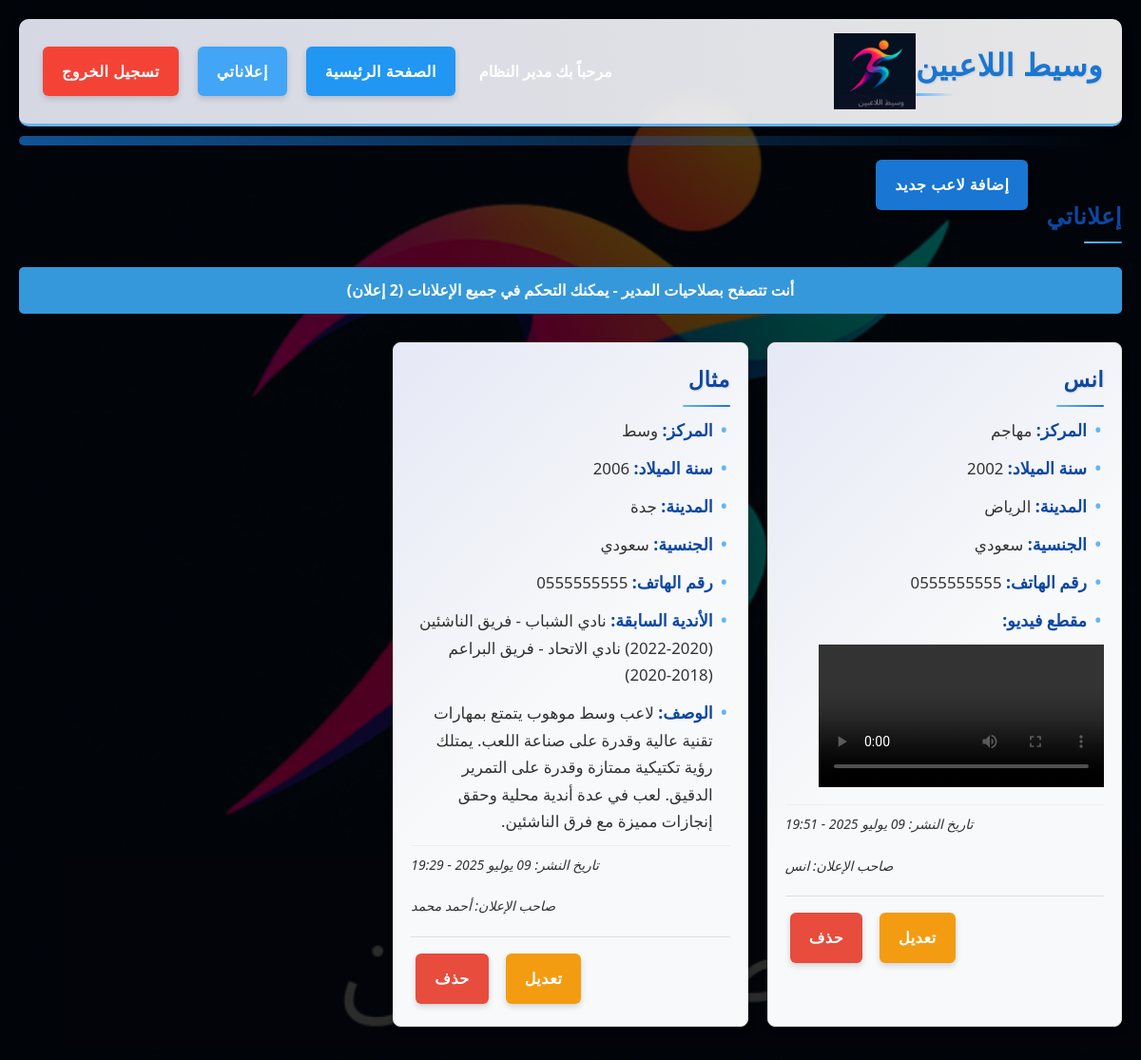
/my-ads/ (signed in), run on the app's committed database.
### authentication/models.py (models this page shows, shortened)
class CustomUser(AbstractUser):
    phone = models.CharField(
        max_length=15,
        unique=True,
        verbose_name="رقم الهاتف",
        help_text="رقم الهاتف يجب أن يكون فريداً"
    )
    birth_year = models.IntegerField(
        null=True,
        blank=True,
        verbose_name="سنة الميلاد"
    )
    city = models.CharField(
        max_length=100,
        blank=True,
        verbose_name="المدينة"
    )
    is_admin = models.BooleanField(
        default=False,
        verbose_name="مدير النظام"
    )
    created_at = models.DateTimeField(
        auto_now_add=True,
        verbose_name="تاريخ الإنشاء"
    )
    updated_at = models.DateTimeField(
        auto_now=True,
        verbose_name="تاريخ التحديث"
    )
    USERNAME_FIELD = 'phone'
    REQUIRED_FIELDS = ['username', 'first_name']
    class Meta:
        verbose_name = "مستخدم"
        verbose_name_plural = "المستخدمون"
    def get_full_name(self):
        return f"{self.first_name} {self.last_name}".strip() or self.phone

### players/models.py (models this page shows, shortened)
class Player(models.Model):
    POSITION_CHOICES = [
        ('حارس مرمى', 'حارس مرمى'),
        ('مدافع', 'مدافع'),
        ('وسط', 'وسط'),
        ('مهاجم', 'مهاجم'),
    ]
    NATIONALITY_CHOICES = [
        ('سعودي', 'سعودي'),
        ('أجنبي', 'أجنبي'),
        ('مواليد السعودية', 'مواليد السعودية'),
    ]
    CITY_CHOICES = [
        ('الرياض', 'الرياض'),
        ('جدة', 'جدة'),
        ('مكة المكرمة', 'مكة المكرمة'),
        ('المدينة المنورة', 'المدينة المنورة'),
        ('الدمام', 'الدمام'),
        ('الخبر', 'الخبر'),
        ('الظهران', 'الظهران'),
        ('الأحساء', 'الأحساء'),
        ('الطائف', 'الطائف'),
        ('جازان', 'جازان'),
        ('بريدة', 'بريدة'),
        ('تبوك', 'تبوك'),
        ('القطيف', 'القطيف'),
        ('خميس مشيط', 'خميس مشيط'),
        ('حفر الباطن', 'حفر الباطن'),
        ('الجبيل', 'الجبيل'),
        ('الخرج', 'الخرج'),
        ('أبها', 'أبها'),
        ('حائل', 'حائل'),
        ('نجران', 'نجران'),
        ('ينبع', 'ينبع'),
        ('صبيا', 'صبيا'),
        ('الباحة', 'الباحة'),
        ('سكاكا', 'سكاكا'),
        ('عرعر', 'عرعر'),
        ('عنيزة', 'عنيزة'),
        ('القريات', 'القريات'),
        ('أخرى', 'أخرى'),
    ]
    user = models.ForeignKey(
        settings.AUTH_USER_MODEL,
        on_delete=models.CASCADE,
        related_name='players',
        verbose_name="المستخدم"
    )
    name = models.CharField(
        max_length=100,
        verbose_name="اسم اللاعب"
    )
    image = models.ImageField(
        upload_to='player_images/',
        blank=True,
        null=True,
        verbose_name="صورة اللاعب"
    )
    position = models.CharField(
        max_length=20,
        choices=POSITION_CHOICES,
        verbose_name="المركز"
    )
    birth_year = models.IntegerField(
        validators=[MinValueValidator(1995), MaxValueValidator(2014)],
        verbose_name="سنة الميلاد"
    )
    height = models.IntegerField(
        validators=[MinValueValidator(100), MaxValueValidator(250)],
        verbose_name="الطول (سم)",
        null=True,
        blank=True
    )
    weight = models.IntegerField(
        validators=[MinValueValidator(30), MaxValueValidator(150)],
        verbose_name="الوزن (كجم)",
        null=True,
        blank=True
    )
    city = models.CharField(
        max_length=50,
        choices=CITY_CHOICES,
        verbose_name="المدينة"
    )
    nationality = models.CharField(
        max_length=20,
        choices=NATIONALITY_CHOICES,
        verbose_name="الجنسية"
    )
    phone = models.CharField(
        max_length=15,
        verbose_name="رقم الهاتف"
    )
    previous_clubs = models.TextField(
        blank=True,
        verbose_name="المسيرة الاحترافية",
        help_text="اكتب تفاصيل المسيرة الاحترافية للاعب"
    )
    description = models.TextField(
        blank=True,
        verbose_name="المهارات"
    )
    video = models.FileField(
        upload_to='player_videos/',
        blank=True,
        null=True,
        verbose_name="مقطع فيديو"
    )
    created_at = models.DateTimeField(
        auto_now_add=True,
        verbose_name="تاريخ الإنشاء"
    )
    updated_at = models.DateTimeField(
        auto_now=True,
        verbose_name="تاريخ التحديث"
    )
    is_active = models.BooleanField(
        default=True,
        verbose_name="نشط"
    )
    class Meta:
        verbose_name = "لاعب"
        verbose_name_plural = "اللاعبون"
        ordering = ['-created_at']

### players/views.py (the view)
# urls.py: path('my-ads/', views.my_ads, name='my_ads'),
@login_required
def my_ads(request):
    if request.user.is_superuser:
        players = Player.objects.filter(is_active=True).order_by('-created_at')
        total_players = players.count()
        remaining_ads = None
    else:
        players = Player.objects.filter(user=request.user, is_active=True).order_by('-created_at')
        total_players = players.count()
        remaining_ads = 3 - total_players
    context = {
        'players': players,
        'total_players': total_players,
        'remaining_ads': remaining_ads,
    }
    return render(request, 'players/my_ads.html', context)

### templates/players/my_ads.html (shortened to what this page needs)
{% extends 'base/base.html' %}
{% block content %}
    <section class="player-list">
        <h2>إعلاناتي</h2>
        <a href="{% url 'players:add_player' %}" class="btn add-btn">إضافة لاعب جديد</a>
        {% if not user.is_superuser %}
            <div class="ads-limit-warning">
                الإعلانات المتبقية: {{ remaining_ads }} من أصل 3
            </div>
        {% else %}
            <div class="admin-info-banner">
                أنت تتصفح بصلاحيات المدير - يمكنك التحكم في جميع الإعلانات ({{ total_players }} إعلان)
            </div>
        {% endif %}
        {% if players %}
            <div class="players-container">
                {% for player in players %}
                    <div class="player-card">
                        <h3>{{ player.name }}</h3>
                        <p><strong>المركز:</strong> {{ player.position }}</p>
                        <p><strong>سنة الميلاد:</strong> {{ player.birth_year }}</p>
                        <p><strong>المدينة:</strong> {{ player.city }}</p>
                        <p><strong>الجنسية:</strong> {{ player.nationality }}</p>
                        <p><strong>رقم الهاتف:</strong> {{ player.phone }}</p>
                        {% if player.previous_clubs %}
                            <p><strong>الأندية السابقة:</strong> {{ player.previous_clubs }}</p>
                        {% endif %}
                        {% if player.description %}
                            <p><strong>الوصف:</strong> {{ player.description }}</p>
                        {% endif %}
                        {% if player.video %}
                            <div class="player-video-container">
                                <p><strong>مقطع فيديو:</strong></p>
                                <video controls class="player-video">
                                    <source src="{{ player.video.url }}" type="video/mp4">
                                </video>
                            </div>
                        {% endif %}
                        <p class="player-date"><small>تاريخ النشر: {{ player.created_at|date:"d F Y - H:i" }}</small></p>
                        {% if user.is_superuser and player.user != user %}
                            <p class="admin-info"><small>صاحب الإعلان: {{ player.user.get_full_name }}</small></p>
                        {% endif %}
                        <div class="player-controls">
                            <a href="{% url 'players:edit_player' player.pk %}" class="btn edit-btn">تعديل</a>
                            <a href="{% url 'players:delete_player' player.pk %}" class="btn delete-btn" onclick="return confirm('هل أنت متأكد من حذف هذا اللاعب؟')">حذف</a>
                        </div>
                    </div>
                {% endfor %}
            </div>
        {% else %}
            <div class="no-ads-message">ليس لديك إعلانات حالياً.</div>
        {% endif %}
    </section>
{% endblock %}

### templates/base/base.html (shortened to what this page needs)
{% load static %}
<!DOCTYPE html>
<html lang="ar" dir="rtl">
<head>
    <link rel="stylesheet" href="{% static 'styles.css' %}">
</head>
<body>
    <header>
        <div> <class="auth-buttons">
           <h1> وسيط اللاعبين  </h1> </div>
        <div class="logo-container">
            <img src="{% static 'images/loig.png' %}" alt="شعار" class="logo-image">
        </div>
        <div class="auth-buttons">
            {% if user.is_authenticated %}
                <div class="user-panel">
                    <span class="welcome-message">مرحباً بك {{ user.get_full_name }}</span>
                    <a href="{% url 'players:player_list' %}" class="btn home-btn">الصفحة الرئيسية</a>
                    <a href="{% url 'players:my_ads' %}" class="btn my-ads-btn">إعلاناتي</a>
                    <a href="{% url 'authentication:logout' %}" class="btn logout-btn">تسجيل الخروج</a>
                </div>
            {% else %}
                <a href="{% url 'players:player_list' %}" class="btn home-btn">الصفحة الرئيسية</a>
                <a href="{% url 'authentication:login' %}" class="btn login-btn">تسجيل الدخول</a>
                <a href="{% url 'authentication:register' %}" class="btn register-btn">إنشاء حساب</a>
            {% endif %}
        </div>
    </header>
    <main>
        {% block content %}
        {% endblock %}
    </main>
</body>
</html>

### data on the page
CustomUser: get_full_name "مدير النظام"
Player: name "انس", position "مهاجم", birth_year "2002", city "الرياض", nationality "سعودي", phone "0555555555", created_at "09 يوليو 2025 - 19:51", user.get_full_name "انس"
Player: name "مثال", position "وسط", birth_year "2006", city "جدة", nationality "سعودي", phone "0555555555", previous_clubs "نادي الشباب - فريق الناشئين (2020-2022) نادي الاتحاد - فريق البراعم (2018-2020)", description "لاعب وسط موهوب يتمتع بمهارات تقنية عالية وقدرة على صناعة اللعب. يمتلك رؤية تكتيكية ممتازة وقدرة على التمرير الدقيق. لعب في عدة أندية محلية وحقق إنجازات مميزة مع فرق الناشئين.", created_at "09 يوليو 2025 - 19:29", user.get_full_name "أحمد محمد"

### other printed values
{{ total_players }} "2"
